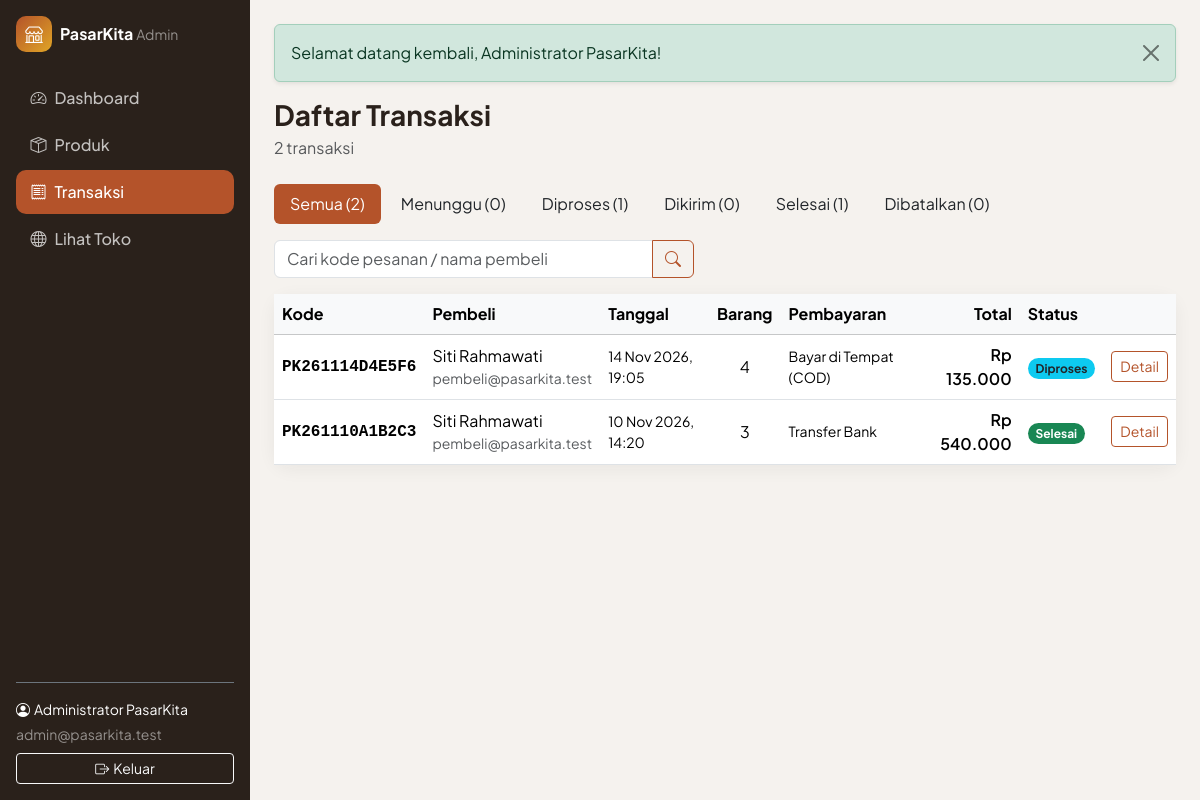
The app's page /admin/orders/index.php (signed in) with its own data.
### tables this page shows
CREATE TABLE users (
    id          INT UNSIGNED NOT NULL AUTO_INCREMENT,
    name        VARCHAR(100) NOT NULL,
    email       VARCHAR(150) NOT NULL,
    password    VARCHAR(255) NOT NULL COMMENT 'hash dari password_hash()',
    phone       VARCHAR(20)  NULL,
    address     TEXT         NULL,
    role        ENUM('admin','pembeli') NOT NULL DEFAULT 'pembeli',
    created_at  TIMESTAMP NOT NULL DEFAULT CURRENT_TIMESTAMP,
    updated_at  TIMESTAMP NOT NULL DEFAULT CURRENT_TIMESTAMP ON UPDATE CURRENT_TIMESTAMP,
    PRIMARY KEY (id),
    UNIQUE KEY uq_users_email (email),
    KEY idx_users_role (role)
);

CREATE TABLE orders (
    id               INT UNSIGNED NOT NULL AUTO_INCREMENT,
    order_code       VARCHAR(30)  NOT NULL,
    user_id          INT UNSIGNED NOT NULL,
    recipient_name   VARCHAR(100) NOT NULL,
    phone            VARCHAR(20)  NOT NULL,
    shipping_address TEXT         NOT NULL,
    notes            VARCHAR(255) NULL,
    payment_method   ENUM('transfer','cod') NOT NULL DEFAULT 'transfer',
    total_items      INT UNSIGNED NOT NULL,
    subtotal         DECIMAL(14,2) NOT NULL,
    shipping_cost    DECIMAL(12,2) NOT NULL DEFAULT 0,
    total_amount     DECIMAL(14,2) NOT NULL,
    status           ENUM('pending','diproses','dikirim','selesai','dibatalkan') NOT NULL DEFAULT 'pending',
    created_at       TIMESTAMP NOT NULL DEFAULT CURRENT_TIMESTAMP,
    updated_at       TIMESTAMP NOT NULL DEFAULT CURRENT_TIMESTAMP ON UPDATE CURRENT_TIMESTAMP,
    PRIMARY KEY (id),
    UNIQUE KEY uq_orders_code (order_code),
    KEY idx_orders_user (user_id),
    KEY idx_orders_status (status),
    KEY idx_orders_created (created_at),
    CONSTRAINT fk_orders_user FOREIGN KEY (user_id)
        REFERENCES users (id) ON UPDATE CASCADE ON DELETE RESTRICT,
    CONSTRAINT chk_orders_items CHECK (total_items > 0),
    CONSTRAINT chk_orders_amounts CHECK (subtotal >= 0 AND shipping_cost >= 0 AND total_amount = subtotal + shipping_cost)
);

### includes/db.php (called while the page is built, shortened)
<?php
function db(): mysqli
{
    static $conn = null;
    if ($conn instanceof mysqli) {
        return $conn;
    }
    $cfg = $GLOBALS['config']['db'];
    try {
        $conn = @new mysqli(trim($cfg['host']), trim($cfg['username']), $cfg['password'], trim($cfg['database']), (int) ($cfg['port'] ?? 3306));
        $conn->set_charset('utf8mb4');
    } catch (mysqli_sql_exception $e) {
        error_log('[PasarKita] Koneksi database gagal: ' . $e->getMessage());
        http_response_code(500);
        $msg = !empty($GLOBALS['config']['app']['debug']) ? ' (' . e($e->getMessage()) . ')' : '';
        exit('<!doctype html><meta charset="utf-8"><div style="font-family:sans-serif;max-width:600px;margin:60px auto">'
            . '<h2>Tidak dapat terhubung ke database.</h2><p>Periksa pengaturan pada config/config.php' . $msg . '</p></div>');
    }
    return $conn;
}
function db_query(string $sql, string $types = '', array $params = []): mysqli_stmt
{
    $stmt = db()->prepare($sql);
    if ($types !== '') {
        $stmt->bind_param($types, ...$params);
    }
    $stmt->execute();
    return $stmt;
}
function db_fetch_all(string $sql, string $types = '', array $params = []): array
{
    $stmt = db_query($sql, $types, $params);
    $result = $stmt->get_result();
    $rows = $result->fetch_all(MYSQLI_ASSOC);
    return $rows;
}
function db_fetch_one(string $sql, string $types = '', array $params = []): ?array
{
    $stmt = db_query($sql, $types, $params);
    $row = $stmt->get_result()->fetch_assoc();
    return $row ?: null;
}
function db_fetch_value(string $sql, string $types = '', array $params = [])
{
    $row = db_fetch_one($sql, $types, $params);
    return $row ? reset($row) : null;
}

### includes/auth.php (called while the page is built, shortened)
<?php
function current_user(): ?array
{
    static $user = false;
    if ($user !== false) {
        return $user;
    }
    $user = null;
    if (!empty($_SESSION['user_id'])) {
        $user = db_fetch_one('SELECT id, name, email, phone, address, role FROM users WHERE id = ?', 'i', [(int) $_SESSION['user_id']]);
    }
    return $user;
}
function is_logged_in(): bool
{
    return current_user() !== null;
}
function require_login(): void
{
    if (!is_logged_in()) {
        $current = ltrim(substr((string) ($_SERVER['REQUEST_URI'] ?? ''), strlen(BASE_URL)), '/');
        flash('warning', 'Silakan masuk terlebih dahulu.');
        redirect('auth/login.php?redirect=' . urlencode($current));
    }
}
function require_role(string $role): void
{
    require_login();
}
function require_admin(): void
{
    require_role(ROLE_ADMIN);
}

### admin/orders/index.php (the view, shortened to what this page needs)
<?php
require_admin();
$statuses = ['pending' => 'Menunggu', 'diproses' => 'Diproses', 'dikirim' => 'Dikirim', 'selesai' => 'Selesai', 'dibatalkan' => 'Dibatalkan'];
$status = (string) ($_GET['status'] ?? '');
$q = mb_substr(trim((string) ($_GET['q'] ?? '')), 0, 50);
$page = max(1, input_int($_GET['page'] ?? '1', 1));
$perPage = 15;
$where = ['1=1'];
$types = '';
$params = [];
if (isset($statuses[$status])) {
    $where[] = 'o.status = ?';
    $types .= 's';
    $params[] = $status;
} else {
    $status = '';
}
$whereSql = implode(' AND ', $where);
$total = (int) db_fetch_value("SELECT COUNT(*) FROM orders o JOIN users u ON u.id = o.user_id WHERE $whereSql", $types, $params);
$totalPages = max(1, (int) ceil($total / $perPage));
$page = min($page, $totalPages);
$orders = db_fetch_all(
    "SELECT o.*, u.name AS buyer, u.email AS buyer_email FROM orders o JOIN users u ON u.id = o.user_id
     WHERE $whereSql ORDER BY o.created_at DESC, o.id DESC LIMIT ? OFFSET ?",
    $types . 'ii',
    array_merge($params, [$perPage, ($page - 1) * $perPage])
);
$countByStatus = [];
foreach (db_fetch_all('SELECT status, COUNT(*) AS n FROM orders GROUP BY status') as $r) {
    $countByStatus[$r['status']] = (int) $r['n'];
}
$adminNav = 'orders';
require __DIR__ . '/../../includes/admin_header.php';
?>
<h1 class="h3 fw-bold mb-1">Daftar Transaksi</h1>
<p class="text-muted mb-4"><?= $total ?> transaksi</p>
<ul class="nav nav-pills mb-3 gap-1">
    <li class="nav-item"><a class="nav-link <?= $status === '' ? 'active bg-brand' : 'text-dark' ?>" href="<?= e(url('admin/orders/index.php')) ?>">Semua (<?= array_sum($countByStatus) ?>)</a></li>
    <?php foreach ($statuses as $key => $label): ?>
        <li class="nav-item"><a class="nav-link <?= $status === $key ? 'active bg-brand' : 'text-dark' ?>" href="<?= e(url('admin/orders/index.php?status=' . $key)) ?>"><?= e($label) ?> (<?= $countByStatus[$key] ?? 0 ?>)</a></li>
    <?php endforeach; ?>
</ul>
<form class="mb-3" method="get" style="max-width:420px">
    <div class="input-group">
        <input type="search" name="q" class="form-control" value="<?= e($q) ?>" placeholder="Cari kode pesanan / nama pembeli">
        <button class="btn btn-outline-brand" type="submit"><i class="bi bi-search"></i></button>
    </div>
</form>
<div class="stat-card">
    <div class="table-responsive">
        <table class="table table-hover mb-0">
            <thead class="table-light"><tr><th>Kode</th><th>Pembeli</th><th>Tanggal</th><th class="text-center">Barang</th><th>Pembayaran</th><th class="text-end">Total</th><th>Status</th><th></th></tr></thead>
            <tbody>
            <?php foreach ($orders as $o): ?>
                <tr>
                    <td class="font-monospace fw-semibold"><?= e($o['order_code']) ?></td>
                    <td><div><?= e($o['buyer']) ?></div><div class="small text-muted"><?= e($o['buyer_email']) ?></div></td>
                    <td class="small"><?= e(tanggal($o['created_at'])) ?></td>
                    <td class="text-center"><?= (int) $o['total_items'] ?></td>
                    <td class="small"><?= e(payment_label($o['payment_method'])) ?></td>
                    <td class="text-end fw-semibold"><?= rupiah($o['total_amount']) ?></td>
                    <td><?= order_status_badge($o['status']) ?></td>
                    <td class="text-end"><a href="<?= e(url('admin/orders/detail.php?id=' . (int) $o['id'])) ?>" class="btn btn-sm btn-outline-brand">Detail</a></td>
                </tr>
            <?php endforeach; ?>
            </tbody>
        </table>
    </div>
</div>
<?php require __DIR__ . '/../../includes/admin_footer.php'; ?>

### includes/admin_header.php (shortened to what this page needs)
<?php
$adminNav = $adminNav ?? '';
$user = current_user();
$navItems = [
    'dashboard' => ['admin/index.php', 'bi-speedometer2', 'Dashboard'],
    'products'  => ['admin/products/index.php', 'bi-box-seam', 'Produk'],
    'orders'    => ['admin/orders/index.php', 'bi-receipt', 'Transaksi'],
];
?>
<!doctype html>
<html lang="id">
<head>
    <link href="https://cdn.jsdelivr.net/npm/bootstrap@5.3.3/dist/css/bootstrap.min.css" rel="stylesheet">
    <link href="https://cdn.jsdelivr.net/npm/bootstrap-icons@1.11.3/font/bootstrap-icons.min.css" rel="stylesheet">
    <link href="<?= e(asset('css/style.css')) ?>" rel="stylesheet">
</head>
<body class="admin-body">
<aside class="admin-sidebar d-flex flex-column p-3">
    <div class="d-flex align-items-center justify-content-between mb-lg-4">
        <a href="<?= e(url('admin/index.php')) ?>" class="d-flex align-items-center gap-2 text-white text-decoration-none">
            <span class="brand-mark"><i class="bi bi-shop"></i></span>
            <span class="fw-bold">PasarKita <small class="fw-normal text-white-50">Admin</small></span>
        </a>
    </div>
    <div class="collapse d-lg-flex flex-column flex-grow-1 mt-3 mt-lg-0" id="adminNav">
        <ul class="nav nav-pills flex-column gap-1 mb-auto">
            <?php foreach ($navItems as $key => [$href, $icon, $label]): ?>
                <li class="nav-item"><a href="<?= e(url($href)) ?>" class="nav-link <?= $adminNav === $key ? 'active' : '' ?>"><i class="bi <?= e($icon) ?> me-2"></i><?= e($label) ?></a></li>
            <?php endforeach; ?>
            <li class="nav-item"><a href="<?= e(url('index.php')) ?>" class="nav-link" target="_blank" rel="noopener"><i class="bi bi-globe me-2"></i>Lihat Toko</a></li>
        </ul>
        <div class="border-top border-secondary pt-3 mt-3">
            <div class="small text-white mb-1"><i class="bi bi-person-circle me-1"></i><?= e($user['name']) ?></div>
            <div class="small text-white-50 mb-2"><?= e($user['email']) ?></div>
            <form action="<?= e(url('auth/logout.php')) ?>" method="post">
                <button type="submit" class="btn btn-sm btn-outline-light w-100"><i class="bi bi-box-arrow-right me-1"></i>Keluar</button>
            </form>
        </div>
    </div>
</aside>
<div class="admin-main">
    <div class="container-fluid p-3 p-lg-4">
        <?php foreach (get_flashes() as $f): ?>
            <div class="alert alert-<?= e($f['type']) ?> alert-dismissible fade show shadow-sm" role="alert">
                <?= e($f['message']) ?>
                <button type="button" class="btn-close" data-bs-dismiss="alert" aria-label="Tutup"></button>
            </div>
        <?php endforeach; ?>

### includes/functions.php (shortened to what this page needs)
<?php
function e($value): string
{
    return htmlspecialchars((string) ($value ?? ''), ENT_QUOTES | ENT_SUBSTITUTE, 'UTF-8');
}
function url(string $path = ''): string
{
    return BASE_URL . '/' . ltrim($path, '/');
}
function asset(string $path): string
{
    return url('assets/' . ltrim($path, '/'));
}
function get_flashes(): array
{
    $messages = $_SESSION['flash'] ?? [];
    return $messages;
}
function rupiah($amount): string
{
    return 'Rp ' . number_format((float) $amount, 0, ',', '.');
}
function tanggal($datetime, bool $withTime = true): string
{
    $bulan = [1 => 'Jan', 'Feb', 'Mar', 'Apr', 'Mei', 'Jun', 'Jul', 'Agu', 'Sep', 'Okt', 'Nov', 'Des'];
    $ts = strtotime((string) $datetime);
    $out = date('j', $ts) . ' ' . $bulan[(int) date('n', $ts)] . ' ' . date('Y', $ts);
    return $withTime ? $out . ', ' . date('H:i', $ts) : $out;
}
function order_status_badge(string $status): string
{
    $map = [
        'pending'    => ['Menunggu', 'warning text-dark'],
        'diproses'   => ['Diproses', 'info text-dark'],
        'dikirim'    => ['Dikirim', 'primary'],
        'selesai'    => ['Selesai', 'success'],
        'dibatalkan' => ['Dibatalkan', 'secondary'],
    ];
    [$label, $class] = $map[$status] ?? [$status, 'light text-dark'];
    return '<span class="badge rounded-pill bg-' . $class . '">' . e($label) . '</span>';
}
function payment_label(string $method): string
{
    return ['transfer' => 'Transfer Bank', 'cod' => 'Bayar di Tempat (COD)'][$method] ?? $method;
}
function input_int($value, int $default = 0): int
{
    if (is_string($value) && preg_match('/^\d{1,9}$/', $value)) {
        return (int) $value;
    }
    return $default;
}

### assets/css/style.css (style rules this page uses)
:root { --pk-brand: #b4532a; --pk-brand-dark: #8f3f1d; --pk-brand-soft: #fbeee6; --pk-accent: #e0a526; --pk-green: #3f7d4e; --pk-ink: #2a211b; --pk-muted: #7a6e66; --pk-bg: #fbf8f4; --pk-radius: 16px; --bs-body-font-family: "Plus Jakarta Sans", system-ui, -apple-system, "Segoe UI", Roboto, sans-serif; --bs-body-color: var(--pk-ink); --bs-link-color: var(--pk-brand); --bs-link-hover-color: var(--pk-brand-dark); --bs-link-color-rgb: 180, 83, 42; }
body { background: var(--pk-bg); }
.bg-brand { background-color: var(--pk-brand) !important; }
.btn-outline-brand { --bs-btn-color: var(--pk-brand); --bs-btn-border-color: var(--pk-brand); --bs-btn-hover-color: #fff; --bs-btn-hover-bg: var(--pk-brand); --bs-btn-hover-border-color: var(--pk-brand); --bs-btn-active-bg: var(--pk-brand-dark); --bs-btn-active-color: #fff; }
.brand-mark { width: 36px; height: 36px; border-radius: 10px; display: inline-flex; align-items: center; justify-content: center; background: linear-gradient(135deg, var(--pk-brand), var(--pk-accent)); color: #fff; font-size: 1.1rem; }
.admin-body { background: #f5f2ee; }
.admin-sidebar { width: 250px; min-height: 100vh; background: #2a211b; position: fixed; top: 0; left: 0; z-index: 1030; }
.admin-sidebar .nav-link { color: rgba(255, 255, 255, .72); border-radius: 10px; padding: .6rem .9rem; font-weight: 500; }
.admin-sidebar .nav-link.active { color: #fff; background: var(--pk-brand); }
.admin-main { margin-left: 250px; }
.stat-card { border: 0; border-radius: var(--pk-radius); background: #fff; box-shadow: 0 4px 18px rgba(42, 33, 27, .06); }
.table > :not(caption) > * > * { vertical-align: middle; }

### records on screen
users: name "Administrator PasarKita", email "admin@pasarkita.test"
orders: order_code "PK261114D4E5F6", user.name "Siti Rahmawati", user.email "pembeli@pasarkita.test", created_at "14 Nov 2026, 19:05", total_items "4", payment_method "Bayar di Tempat (COD)", total_amount "Rp 135.000", label "Diproses"
orders: order_code "PK261110A1B2C3", user.name "Siti Rahmawati", user.email "pembeli@pasarkita.test", created_at "10 Nov 2026, 14:20", total_items "3", payment_method "Transfer Bank", total_amount "Rp 540.000", label "Selesai"

### other values on screen
$label "Dashboard"
$label "Produk"
$label "Transaksi"
$f['message'] "Selamat datang kembali, Administrator PasarKita!"
$total "2"
array_sum($countByStatus) "2"
$label "Menunggu"
$countByStatus[$key] "0"
$label "Diproses"
$countByStatus[$key] "1"
$label "Dikirim"
$label "Selesai"
$label "Dibatalkan"
